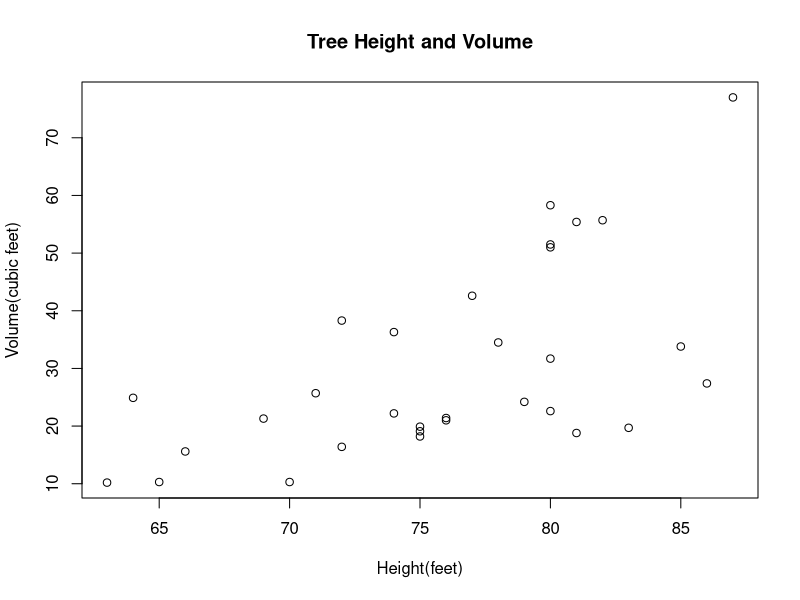
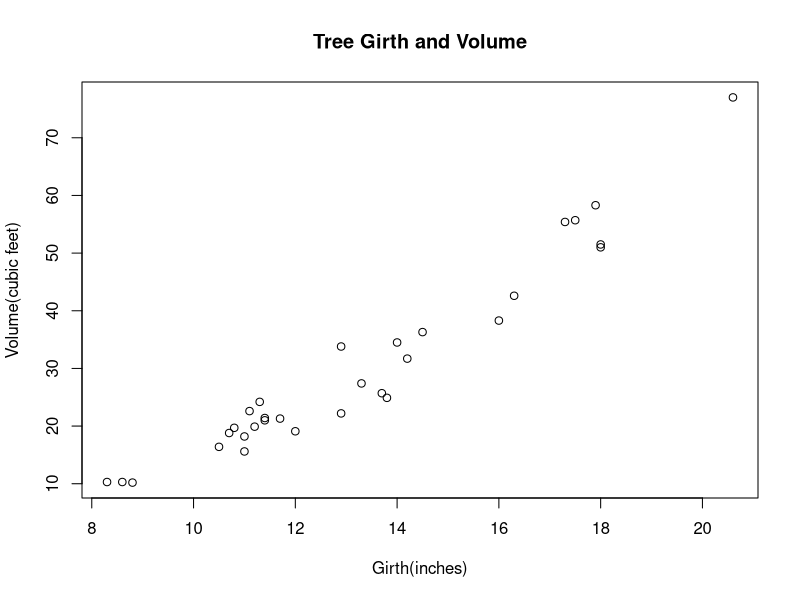

These charts were generated, in order, by the following R code:
attach(trees)
plot(Height, Volume, main = "Tree Height and Volume", xlab = "Height(feet)", ylab = "Volume(cubic feet)")
cor(Height, Volume)
plot(Girth, Volume, main = "Tree Girth and Volume", xlab = "Girth(inches)", ylab = "Volume(cubic feet)")
cor(Girth, Volume)
